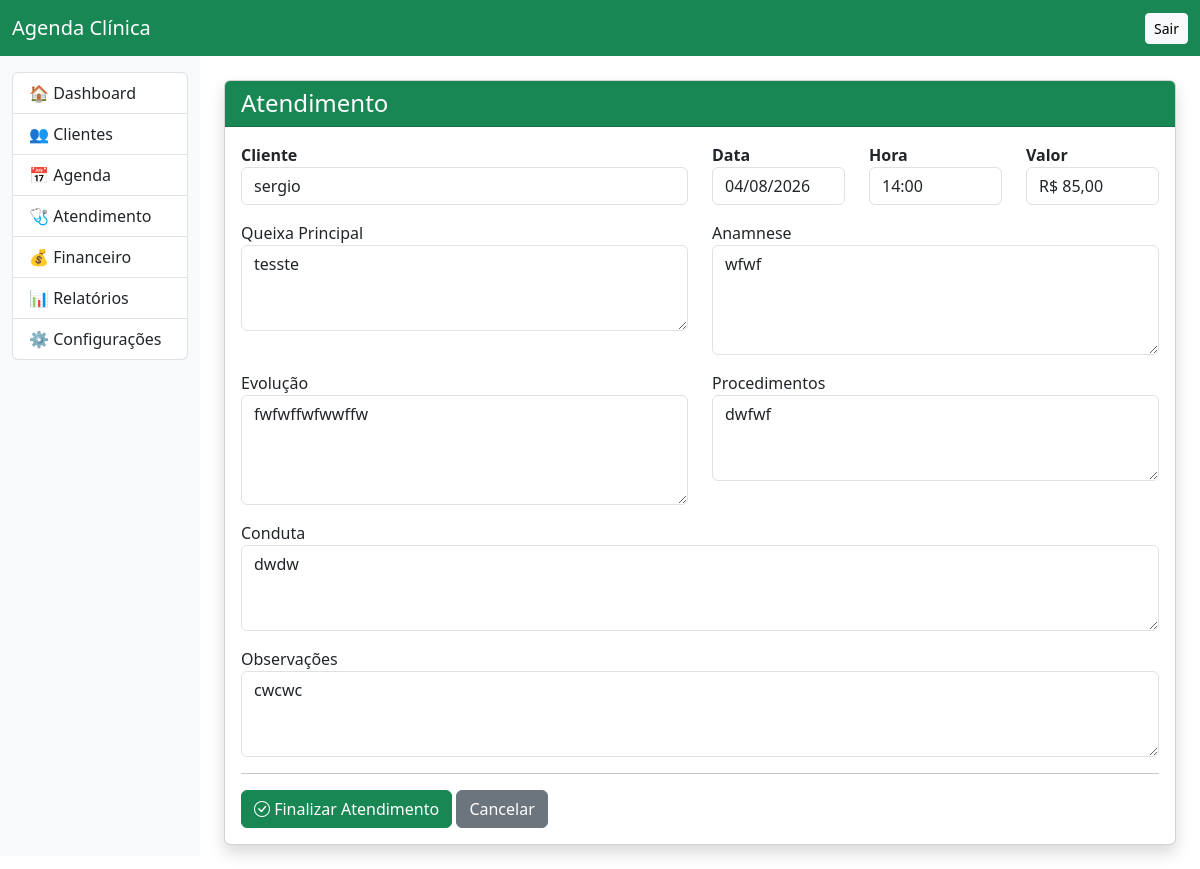
The app's page /atendimento/editar/3/ (signed in) with its own data.
### agenda/models.py (models this page shows, shortened)
class Agendamento(models.Model):
    STATUS = [
        ("AGENDADO", "Agendado"),
        ("CONFIRMADO", "Confirmado"),
        ("ATENDIMENTO", "Em Atendimento"),
        ("ATENDIDO", "Atendido"),
        ("CANCELADO", "Cancelado"),
        ("FALTOU", "Faltou"),
        ("REMARCADO", "Remarcado"),
    ]
    cliente = models.ForeignKey(
        Cliente,
        on_delete=models.CASCADE,
        related_name="agendamentos"
    )
    profissional = models.ForeignKey(
        Usuario,
        on_delete=models.SET_NULL,
        null=True,
        blank=True
    )
    data = models.DateField()
    hora_inicio = models.TimeField()
    hora_fim = models.TimeField()
    valor = models.DecimalField(
        max_digits=10,
        decimal_places=2,
        default=0
    )
    observacoes = models.TextField(blank=True)
    status = models.CharField(
        max_length=20,
        choices=STATUS,
        default="AGENDADO"
    )
    criado_em = models.DateTimeField(auto_now_add=True)
    atualizado_em = models.DateTimeField(auto_now=True)
    class Meta:
        ordering = ["data", "hora_inicio"]

### clientes/models.py (models this page shows, shortened)
class Cliente(models.Model):
    STATUS = (
        ("ATIVO", "Ativo"),
        ("INATIVO", "Inativo"),
    )
    SEXO = (
        ("M", "Masculino"),
        ("F", "Feminino"),
        ("O", "Outro"),
    )
    nome = models.CharField("Nome", max_length=150)
    cpf = models.CharField(
        "CPF",
        max_length=14,
        blank=True,
        null=True
    )
    nascimento = models.DateField(
        "Nascimento",
        blank=True,
        null=True
    )
    sexo = models.CharField(
        "Sexo",
        max_length=1,
        choices=SEXO,
        blank=True
    )
    telefone = models.CharField(
        "Telefone",
        max_length=20,
        blank=True
    )
    whatsapp = models.CharField(
        "WhatsApp",
        max_length=20,
        blank=True
    )
    email = models.EmailField(
        "E-mail",
        blank=True
    )
    cep = models.CharField(
        max_length=9,
        blank=True
    )
    endereco = models.CharField(
        max_length=200,
        blank=True
    )
    numero = models.CharField(
        max_length=10,
        blank=True
    )
    bairro = models.CharField(
        max_length=100,
        blank=True
    )
    cidade = models.CharField(
        max_length=100,
        blank=True
    )
    uf = models.CharField(
        max_length=2,
        blank=True
    )
    profissional = models.ForeignKey(
        "usuarios.Usuario",
        on_delete=models.SET_NULL,
        null=True,
        blank=True,
        verbose_name="Suelen Garcia de Almeida",
    )
    valor_sessao = models.DecimalField(
        max_digits=10,
        decimal_places=2,
        default=0
    )
    dias_vencimento = models.PositiveIntegerField(
        default=5,
        help_text="Quantidade de dias após o agendamento para o vencimento da fatura"
    )
    total_sessoes = models.PositiveIntegerField(
        default=10
    )
    sessoes_realizadas = models.IntegerField(
    default=0
)
    status = models.CharField(
        max_length=10,
        choices=STATUS,
        default="ATIVO"
    )
    observacoes = models.TextField(
        blank=True
    )
    criado_em = models.DateTimeField(
        auto_now_add=True
    )
    atualizado_em = models.DateTimeField(
        auto_now=True
    )
    class Meta:
        ordering = ["nome"]
        verbose_name = "Cliente"
        verbose_name_plural = "Clientes"

### atendimento/models.py (models this page shows, shortened)
class Atendimento(models.Model):
    agendamento = models.OneToOneField(
        Agendamento,
        on_delete=models.CASCADE,
        related_name="atendimento"
    )
    queixa = models.TextField(blank=True)
    anamnese = models.TextField(blank=True)
    evolucao = models.TextField(blank=True)
    procedimentos = models.TextField(blank=True)
    conduta = models.TextField(blank=True)
    observacoes = models.TextField(blank=True)
    finalizado = models.BooleanField(default=False)
    criado_em = models.DateTimeField(auto_now_add=True)
    alterado_em = models.DateTimeField(auto_now=True)

### atendimento/views.py (the view)
# urls.py: path("editar/<int:pk>/", views.editar, name="agenda_editar"),
@login_required
def editar(request, pk):
    atendimento = get_object_or_404(Atendimento, pk=pk)
    form = AtendimentoForm(
        request.POST or None,
        instance=atendimento
    )
    if form.is_valid():
        form.save()
        messages.success(request, "Atendimento atualizado!")
        return redirect("atendimento")
    return render(
        request,
        "atendimento/form.html",
        {
            "form": form,
            "agendamento": atendimento.agendamento,
            "agenda": atendimento.agendamento
        }
    )

### atendimento/forms.py
class AtendimentoForm(forms.ModelForm):
    class Meta:
        model = Atendimento
        exclude = (
            "agendamento",
            "finalizado",
        )
        widgets = {
            "queixa": forms.Textarea(attrs={"rows":3}),
            "anamnese": forms.Textarea(attrs={"rows":4}),
            "evolucao": forms.Textarea(attrs={"rows":4}),
            "procedimentos": forms.Textarea(attrs={"rows":3}),
            "conduta": forms.Textarea(attrs={"rows":3}),
            "observacoes": forms.Textarea(attrs={"rows":3}),
        }
    def __init__(self,*args,**kwargs):
        super().__init__(*args,**kwargs)
        for campo in self.fields.values():
            campo.widget.attrs["class"]="form-control"

### atendimento/templates/atendimento/form.html (shortened to what this page needs)
{% extends "base.html" %}
{% block content %}
<div class="card shadow">
    <div class="card-header bg-success text-white">
        <h4 class="mb-0">Atendimento</h4>
    </div>
    <div class="card-body">
        <div class="row mb-3">
            <div class="col-md-6">
                <label><b>Cliente</b></label>
                <input class="form-control"
                       value="{{ agendamento.cliente.nome|default:agendamento.cliente }}"
                       readonly>
            </div>
            <div class="col-md-2">
                <label><b>Data</b></label>
                <input class="form-control"
                       value="{{ agendamento.data|date:'d/m/Y' }}"
                       readonly>
            </div>
            <div class="col-md-2">
                <label><b>Hora</b></label>
                <input class="form-control"
                    value="{{ agendamento.hora_inicio }}"
                    readonly>
            </div>
            <div class="col-md-2">
                <label><b>Valor</b></label>
                <input class="form-control"
                       value="R$ {{ agendamento.valor|default:'0,00' }}"
                       readonly>
            </div>
        </div>
        <form method="post">
            <div class="row">
                <div class="col-md-6 mb-3">
                    <label>Queixa Principal</label>
                    {{ form.queixa }}
                </div>
                <div class="col-md-6 mb-3">
                    <label>Anamnese</label>
                    {{ form.anamnese }}
                </div>
            </div>
            <div class="row">
                <div class="col-md-6 mb-3">
                    <label>Evolução</label>
                    {{ form.evolucao }}
                </div>
                <div class="col-md-6 mb-3">
                    <label>Procedimentos</label>
                    {{ form.procedimentos }}
                </div>
            </div>
            <div class="mb-3">
                <label>Conduta</label>
                {{ form.conduta }}
            </div>
            <div class="mb-3">
                <label>Observações</label>
                {{ form.observacoes }}
            </div>
            <hr>
            <button type="submit" class="btn btn-success">
                <i class="bi bi-check-circle"></i>
                Finalizar Atendimento
            </button>
            <a href="{% url 'agenda' %}" class="btn btn-secondary">
                Cancelar
            </a>
        </form>
    </div>
</div>
{% endblock %}

### records on screen
Agendamento: cliente.nome "sergio", data "04/08/2026", hora_inicio "14:00", valor "R$ 85,00"
Atendimento: queixa "tesste", anamnese "wfwf", evolucao "fwfwffwfwwffw", procedimentos "dwfwf", conduta "dwdw", observacoes "cwcwc"
